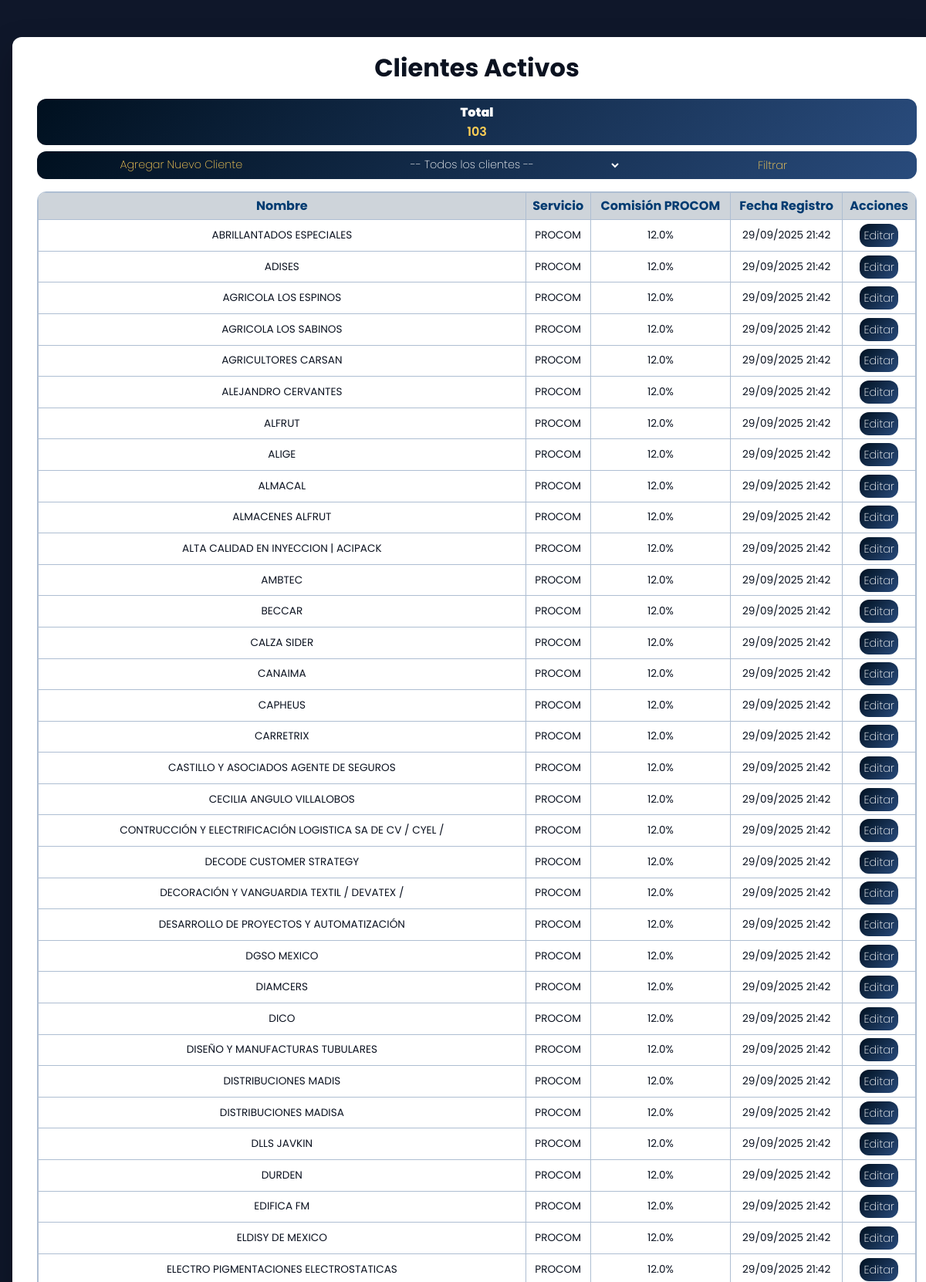
/clientes/listar/ (upper part), run on the app's committed database.
### clientes/models.py (models this page shows, shortened)
class Cliente(models.Model):
    servicio = models.CharField(max_length=100)
    comision_procom = models.FloatField(blank=True, null=True)
    nombre = models.CharField(max_length=150)
    utilidad_enrok = models.FloatField(blank=True, null=True)
    comisionista_1 = models.CharField(max_length=100, blank=True, null=True)
    porcentaje_1 = models.FloatField(blank=True, null=True)
    comisionista_2 = models.CharField(max_length=100, blank=True, null=True)
    porcentaje_2 = models.FloatField(blank=True, null=True)
    comisionista_3 = models.CharField(max_length=100, blank=True, null=True)
    porcentaje_3 = models.FloatField(blank=True, null=True)
    comisionista_4 = models.CharField(max_length=100, blank=True, null=True)
    porcentaje_4 = models.FloatField(blank=True, null=True)
    comisionista_5 = models.CharField(max_length=100, blank=True, null=True)
    porcentaje_5 = models.FloatField(blank=True, null=True)
    comisionista_6 = models.CharField(max_length=100, blank=True, null=True)
    porcentaje_6 = models.FloatField(blank=True, null=True)
    comisionista_7 = models.CharField(max_length=100, blank=True, null=True)
    porcentaje_7 = models.FloatField(blank=True, null=True)
    comisionista_8 = models.CharField(max_length=100, blank=True, null=True)
    porcentaje_8 = models.FloatField(blank=True, null=True)
    comisionista_9 = models.CharField(max_length=100, blank=True, null=True)
    porcentaje_9 = models.FloatField(blank=True, null=True)
    fecha_registro = models.DateTimeField(auto_now_add=True)

### clientes/views.py (the view)
# urls.py: path('listar/', views.listar_clientes, name='clientes_listar'),
def listar_clientes(request):
    cliente_id = request.GET.get('cliente')
    clientes = Cliente.objects.all().order_by('nombre')
    if cliente_id:
        clientes = clientes.filter(id=cliente_id)
    return render(request, 'clientes/listar.html', {
        'clientes': clientes,
        'cliente_seleccionado': cliente_id
    })

### clientes/templates/clientes/listar.html (shortened to what this page needs)
<!DOCTYPE html>
<html lang="es">
<head>
</head>
<body>
  <div class="card">
    <h1>Clientes Activos</h1>
    <div class="pendiente-box">
      <h2>Total </h2>
      <strong class="monto">{{ clientes|length }}</strong>
    </div>
    <div class="actions">
      <form method="get">
        <a href="{% url 'clientes_agregar' %}" class="btn" style="border-radius: 12px 0 0 12px;">Agregar Nuevo Cliente</a>
        <select name="cliente">
          <option value="">-- Todos los clientes --</option>
        </select>
        <button type="submit" class="btn" style="border-radius: 0 12px 12px 0";>Filtrar</button>
      </form>
    </div>
    <div style="border:1px solid #aebed2; border-radius:12px; overflow:hidden; margin-top:1rem;">
      <table>
        <tr>
          <th>Nombre</th>
          <th>Servicio</th>
          <th>Comisión PROCOM</th>
          <th>Fecha Registro</th>
          <th>Acciones</th>
        </tr>
        {% for cliente in clientes %}
        <tr>
          <td>{{ cliente.nombre }}</td>
          <td>{{ cliente.servicio }}</td>
          <td>{{ cliente.comision_procom }}%</td>
          <td>{{ cliente.fecha_registro|date:"d/m/Y H:i" }}</td>
          <td>
            <a href="{% url 'clientes_editar' cliente.id %}" class="editar">Editar</a>
          </td>
        </tr>
        {% empty %}
        <tr>
          <td colspan="5" style="text-align:center;">No hay clientes registrados.</td>
        </tr>
        {% endfor %}
      </table>
    </div>
  </div>
</body>
</html>

### clientes/templates/clientes/listar.html (style rules this page uses)
:root { --fuente-principal: 'Poppins', system-ui, -apple-system, Segoe UI, Roboto, sans-serif; }
*, *::before, *::after { font-family: var(--fuente-principal) !important; }
body { min-height: 100vh; display: grid; place-items: start center; background: #0f172a; margin: 0; padding-top: 2rem; }
.card { width: 95vw; max-width: 1200px; margin: 1rem; min-height: 80vh; color: #0b1220; background: #ffffff; padding: 2rem; border-radius: 12px; box-shadow: 0 18px 40px rgba(0,0,0,.25); }
h1 { text-align: center; margin-bottom: 1rem; margin-top: -1rem; }
.btn { padding: 2px 8px; text-decoration: none; display: inline-block; color: #ffcf56; background: transparent; border: none; font-weight: 200; text-align: center; line-height: 30px; font-size: .9rem; box-sizing: border-box; cursor: pointer; transition: 0.3s; }
.editar { padding: 0px 5px; text-decoration: none; display: inline-block; color: #ffffff; background: linear-gradient(135deg, #00101f 0%, #294b7c 100%); border: none; border-radius: 12px; font-weight: 200; text-align: center; line-height: 30px; font-size: .9rem; box-sizing: border-box; cursor: pointer; transition: 0.3s; }
select { padding: 7px 8px; font-size: .9rem; color: #ffffff; background: transparent; border: none; font-weight: 200; text-align: center; box-sizing: border-box; cursor: pointer; transition: 0.3s; }
select option { color: #00101f; background-color: #ffffff; text-align: center; }
.actions { margin-top: .5rem; margin-bottom: .5rem; display: flex; gap: .6rem; justify-content: center; background: linear-gradient(135deg, #00101f 0%, #294b7c 100%); border-radius: 12px; justify-content: stretch; }
.actions form { display: flex; width: 100%; gap: 0.6rem; }
.actions form > * { flex: 1; text-align: center; min-width: 0; }
table { width: 100%; border-collapse: collapse; }
th, td { border: 1px solid #aebed2; padding: 0.3rem; text-align: center; font-size: 0.85rem; }
th { background: rgb(206, 212, 218); text-align: center; color: #003b71; font-size: 1rem; }
.pendiente-box { position: relative; background: linear-gradient(135deg, #00101f 0%, #294b7c 100%); color: white; padding: 0.3rem; border-radius: 12px; text-align: center; display: flex; flex-direction: column; justify-content: center; align-items: center; }
.pendiente-box h2 { margin: 0; font-size: 1rem; font-weight: 900; }
.pendiente-box .monto { font-size: 1rem; font-weight: 600; margin: 0; color: #ffcf56; }

### data on the page
Cliente: nombre "ABRILLANTADOS ESPECIALES", servicio "PROCOM", comision_procom "12.0", fecha_registro "29/09/2025 21:42"
Cliente: nombre "ADISES", servicio "PROCOM", comision_procom "12.0", fecha_registro "29/09/2025 21:42"
Cliente: nombre "AGRICOLA LOS ESPINOS", servicio "PROCOM", comision_procom "12.0", fecha_registro "29/09/2025 21:42"
Cliente: nombre "AGRICOLA LOS SABINOS", servicio "PROCOM", comision_procom "12.0", fecha_registro "29/09/2025 21:42"
Cliente: nombre "AGRICULTORES CARSAN", servicio "PROCOM", comision_procom "12.0", fecha_registro "29/09/2025 21:42"
Cliente: nombre "ALEJANDRO CERVANTES", servicio "PROCOM", comision_procom "12.0", fecha_registro "29/09/2025 21:42"
Cliente: nombre "ALFRUT", servicio "PROCOM", comision_procom "12.0", fecha_registro "29/09/2025 21:42"
Cliente: nombre "ALIGE", servicio "PROCOM", comision_procom "12.0", fecha_registro "29/09/2025 21:42"
Cliente: nombre "ALMACAL", servicio "PROCOM", comision_procom "12.0", fecha_registro "29/09/2025 21:42"
Cliente: nombre "ALMACENES ALFRUT", servicio "PROCOM", comision_procom "12.0", fecha_registro "29/09/2025 21:42"
Cliente: nombre "ALTA CALIDAD EN INYECCION | ACIPACK", servicio "PROCOM", comision_procom "12.0", fecha_registro "29/09/2025 21:42"
Cliente: nombre "AMBTEC", servicio "PROCOM", comision_procom "12.0", fecha_registro "29/09/2025 21:42"
Cliente: nombre "BECCAR", servicio "PROCOM", comision_procom "12.0", fecha_registro "29/09/2025 21:42"
Cliente: nombre "CALZA SIDER", servicio "PROCOM", comision_procom "12.0", fecha_registro "29/09/2025 21:42"
Cliente: nombre "CANAIMA", servicio "PROCOM", comision_procom "12.0", fecha_registro "29/09/2025 21:42"
Cliente: nombre "CAPHEUS", servicio "PROCOM", comision_procom "12.0", fecha_registro "29/09/2025 21:42"
Cliente: nombre "CARRETRIX", servicio "PROCOM", comision_procom "12.0", fecha_registro "29/09/2025 21:42"
Cliente: nombre "CASTILLO Y ASOCIADOS AGENTE DE SEGUROS", servicio "PROCOM", comision_procom "12.0", fecha_registro "29/09/2025 21:42"
Cliente: nombre "CECILIA ANGULO VILLALOBOS", servicio "PROCOM", comision_procom "12.0", fecha_registro "29/09/2025 21:42"
Cliente: nombre "CONTRUCCIÓN Y ELECTRIFICACIÓN LOGISTICA SA DE CV / CYEL /", servicio "PROCOM", comision_procom "12.0", fecha_registro "29/09/2025 21:42"
Cliente: nombre "DECODE CUSTOMER STRATEGY", servicio "PROCOM", comision_procom "12.0", fecha_registro "29/09/2025 21:42"
Cliente: nombre "DECORACIÓN Y VANGUARDIA TEXTIL / DEVATEX /", servicio "PROCOM", comision_procom "12.0", fecha_registro "29/09/2025 21:42"
Cliente: nombre "DESARROLLO DE PROYECTOS Y AUTOMATIZACIÓN", servicio "PROCOM", comision_procom "12.0", fecha_registro "29/09/2025 21:42"
Cliente: nombre "DGSO MEXICO", servicio "PROCOM", comision_procom "12.0", fecha_registro "29/09/2025 21:42"
Cliente: nombre "DIAMCERS", servicio "PROCOM", comision_procom "12.0", fecha_registro "29/09/2025 21:42"
Cliente: nombre "DICO", servicio "PROCOM", comision_procom "12.0", fecha_registro "29/09/2025 21:42"
Cliente: nombre "DISEÑO Y MANUFACTURAS TUBULARES", servicio "PROCOM", comision_procom "12.0", fecha_registro "29/09/2025 21:42"
Cliente: nombre "DISTRIBUCIONES MADIS", servicio "PROCOM", comision_procom "12.0", fecha_registro "29/09/2025 21:42"
Cliente: nombre "DISTRIBUCIONES MADISA", servicio "PROCOM", comision_procom "12.0", fecha_registro "29/09/2025 21:42"
Cliente: nombre "DLLS JAVKIN", servicio "PROCOM", comision_procom "12.0", fecha_registro "29/09/2025 21:42"
Cliente: nombre "DURDEN", servicio "PROCOM", comision_procom "12.0", fecha_registro "29/09/2025 21:42"
Cliente: nombre "EDIFICA FM", servicio "PROCOM", comision_procom "12.0", fecha_registro "29/09/2025 21:42"
Cliente: nombre "ELDISY DE MEXICO", servicio "PROCOM", comision_procom "12.0", fecha_registro "29/09/2025 21:42"
Cliente: nombre "ELECTRO PIGMENTACIONES ELECTROSTATICAS", servicio "PROCOM", comision_procom "12.0", fecha_registro "29/09/2025 21:42"

### other printed values
{{ clientes|length }} "103"
